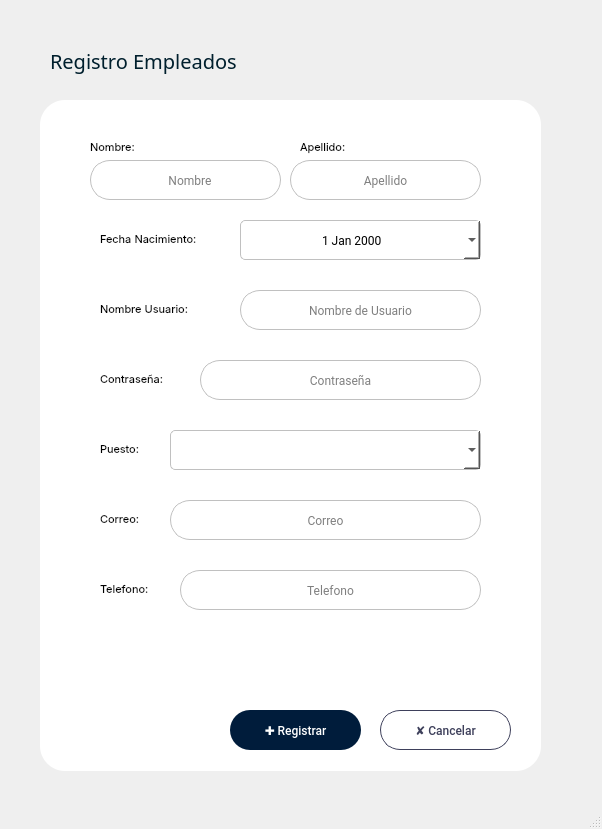
<?xml version="1.0" encoding="UTF-8"?>
<ui version="4.0">
 <class>MainWindow</class>
 <widget class="QMainWindow" name="MainWindow">
  <property name="geometry">
   <rect>
    <x>0</x>
    <y>0</y>
    <width>602</width>
    <height>829</height>
   </rect>
  </property>
  <property name="windowTitle">
   <string>MainWindow</string>
  </property>
  <widget class="QWidget" name="centralwidget">
   <widget class="QLabel" name="label">
    <property name="geometry">
     <rect>
      <x>50</x>
      <y>30</y>
      <width>311</width>
      <height>61</height>
     </rect>
    </property>
    <property name="font">
     <font>
      <family>Poppins SemiBold</family>
      <pointsize>15</pointsize>
      <weight>50</weight>
      <bold>false</bold>
     </font>
    </property>
    <property name="styleSheet">
     <string notr="true">QLabel {color: #001f2d}</string>
    </property>
    <property name="text">
     <string>Registro Empleados</string>
    </property>
   </widget>
   <widget class="QFrame" name="frame">
    <property name="geometry">
     <rect>
      <x>40</x>
      <y>100</y>
      <width>501</width>
      <height>671</height>
     </rect>
    </property>
    <property name="styleSheet">
     <string notr="true">QFrame {
	background: #fff;
	border: #c0c0c0;
	border-radius: 25px;
}</string>
    </property>
    <property name="frameShape">
     <enum>QFrame::StyledPanel</enum>
    </property>
    <property name="frameShadow">
     <enum>QFrame::Raised</enum>
    </property>
    <widget class="QLabel" name="label_6">
     <property name="geometry">
      <rect>
       <x>60</x>
       <y>270</y>
       <width>91</width>
       <height>18</height>
      </rect>
     </property>
     <property name="font">
      <font>
       <family>Inter</family>
       <pointsize>8</pointsize>
      </font>
     </property>
     <property name="styleSheet">
      <string notr="true">QLabel {
border: none;
}</string>
     </property>
     <property name="text">
      <string>Contraseña:</string>
     </property>
    </widget>
    <widget class="QLabel" name="label_5">
     <property name="geometry">
      <rect>
       <x>60</x>
       <y>200</y>
       <width>131</width>
       <height>18</height>
      </rect>
     </property>
     <property name="font">
      <font>
       <family>Inter</family>
       <pointsize>8</pointsize>
      </font>
     </property>
     <property name="styleSheet">
      <string notr="true">QLabel {
border: none;
}</string>
     </property>
     <property name="text">
      <string>Nombre Usuario:</string>
     </property>
    </widget>
    <widget class="QLabel" name="label_3">
     <property name="geometry">
      <rect>
       <x>50</x>
       <y>38</y>
       <width>71</width>
       <height>18</height>
      </rect>
     </property>
     <property name="font">
      <font>
       <family>Inter</family>
       <pointsize>8</pointsize>
      </font>
     </property>
     <property name="styleSheet">
      <string notr="true">QLabel {
border: none;
}</string>
     </property>
     <property name="text">
      <string>Nombre:</string>
     </property>
    </widget>
    <widget class="QLabel" name="label_8">
     <property name="geometry">
      <rect>
       <x>60</x>
       <y>410</y>
       <width>61</width>
       <height>18</height>
      </rect>
     </property>
     <property name="font">
      <font>
       <family>Inter</family>
       <pointsize>8</pointsize>
      </font>
     </property>
     <property name="styleSheet">
      <string notr="true">QLabel {
border: none;
}
</string>
     </property>
     <property name="text">
      <string>Correo:</string>
     </property>
    </widget>
    <widget class="QLabel" name="label_9">
     <property name="geometry">
      <rect>
       <x>60</x>
       <y>480</y>
       <width>71</width>
       <height>18</height>
      </rect>
     </property>
     <property name="font">
      <font>
       <family>Inter</family>
       <pointsize>8</pointsize>
      </font>
     </property>
     <property name="styleSheet">
      <string notr="true">QLabel {
border: none;
}
</string>
     </property>
     <property name="text">
      <string>Telefono:</string>
     </property>
    </widget>
    <widget class="QLabel" name="label_7">
     <property name="geometry">
      <rect>
       <x>60</x>
       <y>340</y>
       <width>61</width>
       <height>18</height>
      </rect>
     </property>
     <property name="font">
      <font>
       <family>Inter</family>
       <pointsize>8</pointsize>
      </font>
     </property>
     <property name="styleSheet">
      <string notr="true">QLabel {
border: none;
}</string>
     </property>
     <property name="text">
      <string>Puesto:</string>
     </property>
    </widget>
    <widget class="QLabel" name="label_4">
     <property name="geometry">
      <rect>
       <x>260</x>
       <y>38</y>
       <width>71</width>
       <height>18</height>
      </rect>
     </property>
     <property name="font">
      <font>
       <family>Inter</family>
       <pointsize>8</pointsize>
      </font>
     </property>
     <property name="styleSheet">
      <string notr="true">QLabel {
border: none;
}</string>
     </property>
     <property name="text">
      <string>Apellido:</string>
     </property>
    </widget>
    <widget class="QLineEdit" name="txtNombreE">
     <property name="geometry">
      <rect>
       <x>50</x>
       <y>60</y>
       <width>191</width>
       <height>40</height>
      </rect>
     </property>
     <property name="font">
      <font>
       <family>Roboto</family>
       <pointsize>9</pointsize>
      </font>
     </property>
     <property name="focusPolicy">
      <enum>Qt::StrongFocus</enum>
     </property>
     <property name="toolTipDuration">
      <number>1</number>
     </property>
     <property name="styleSheet">
      <string notr="true">QLineEdit {
	border: 1px solid #c0c0c0;
	border-radius: 20px;
	background: #fff;
}</string>
     </property>
     <property name="alignment">
      <set>Qt::AlignCenter</set>
     </property>
     <property name="placeholderText">
      <string>   Nombre</string>
     </property>
    </widget>
    <widget class="QLineEdit" name="txtApellidoE">
     <property name="geometry">
      <rect>
       <x>250</x>
       <y>60</y>
       <width>191</width>
       <height>40</height>
      </rect>
     </property>
     <property name="font">
      <font>
       <family>Roboto</family>
       <pointsize>9</pointsize>
      </font>
     </property>
     <property name="focusPolicy">
      <enum>Qt::StrongFocus</enum>
     </property>
     <property name="toolTipDuration">
      <number>1</number>
     </property>
     <property name="styleSheet">
      <string notr="true">QLineEdit {
	border: 1px solid #c0c0c0;
	border-radius: 20px;
	background: #fff;
}</string>
     </property>
     <property name="alignment">
      <set>Qt::AlignCenter</set>
     </property>
     <property name="placeholderText">
      <string>Apellido</string>
     </property>
    </widget>
    <widget class="QLineEdit" name="txtNickname">
     <property name="geometry">
      <rect>
       <x>200</x>
       <y>190</y>
       <width>241</width>
       <height>40</height>
      </rect>
     </property>
     <property name="font">
      <font>
       <family>Roboto</family>
       <pointsize>9</pointsize>
      </font>
     </property>
     <property name="focusPolicy">
      <enum>Qt::StrongFocus</enum>
     </property>
     <property name="toolTipDuration">
      <number>1</number>
     </property>
     <property name="styleSheet">
      <string notr="true">QLineEdit {
	border: 1px solid #c0c0c0;
	border-radius: 20px;
	background: #fff;
}</string>
     </property>
     <property name="alignment">
      <set>Qt::AlignCenter</set>
     </property>
     <property name="placeholderText">
      <string>Nombre de Usuario</string>
     </property>
    </widget>
    <widget class="QLineEdit" name="txtPassword">
     <property name="geometry">
      <rect>
       <x>160</x>
       <y>260</y>
       <width>281</width>
       <height>40</height>
      </rect>
     </property>
     <property name="font">
      <font>
       <family>Roboto</family>
       <pointsize>9</pointsize>
      </font>
     </property>
     <property name="focusPolicy">
      <enum>Qt::StrongFocus</enum>
     </property>
     <property name="toolTipDuration">
      <number>1</number>
     </property>
     <property name="styleSheet">
      <string notr="true">QLineEdit {
	border: 1px solid #c0c0c0;
	border-radius: 20px;
	background: #fff;
}</string>
     </property>
     <property name="alignment">
      <set>Qt::AlignCenter</set>
     </property>
     <property name="placeholderText">
      <string>Contraseña</string>
     </property>
    </widget>
    <widget class="QLineEdit" name="txtCorreoE">
     <property name="geometry">
      <rect>
       <x>130</x>
       <y>400</y>
       <width>311</width>
       <height>40</height>
      </rect>
     </property>
     <property name="font">
      <font>
       <family>Roboto</family>
       <pointsize>9</pointsize>
      </font>
     </property>
     <property name="focusPolicy">
      <enum>Qt::StrongFocus</enum>
     </property>
     <property name="toolTipDuration">
      <number>1</number>
     </property>
     <property name="styleSheet">
      <string notr="true">QLineEdit {
	border: 1px solid #c0c0c0;
	border-radius: 20px;
	background: #fff;
}</string>
     </property>
     <property name="alignment">
      <set>Qt::AlignCenter</set>
     </property>
     <property name="placeholderText">
      <string>Correo</string>
     </property>
    </widget>
    <widget class="QLineEdit" name="txtTelefonoE">
     <property name="geometry">
      <rect>
       <x>140</x>
       <y>470</y>
       <width>301</width>
       <height>40</height>
      </rect>
     </property>
     <property name="font">
      <font>
       <family>Roboto</family>
       <pointsize>9</pointsize>
      </font>
     </property>
     <property name="focusPolicy">
      <enum>Qt::StrongFocus</enum>
     </property>
     <property name="toolTipDuration">
      <number>1</number>
     </property>
     <property name="styleSheet">
      <string notr="true">QLineEdit {
	border: 1px solid #c0c0c0;
	border-radius: 20px;
	background: #fff;
}</string>
     </property>
     <property name="alignment">
      <set>Qt::AlignCenter</set>
     </property>
     <property name="placeholderText">
      <string>Telefono</string>
     </property>
    </widget>
    <widget class="QComboBox" name="cmbPuesto">
     <property name="geometry">
      <rect>
       <x>130</x>
       <y>330</y>
       <width>311</width>
       <height>40</height>
      </rect>
     </property>
     <property name="font">
      <font>
       <family>SF UI Display SemBd</family>
       <pointsize>9</pointsize>
      </font>
     </property>
     <property name="focusPolicy">
      <enum>Qt::StrongFocus</enum>
     </property>
     <property name="toolTipDuration">
      <number>3</number>
     </property>
     <property name="autoFillBackground">
      <bool>false</bool>
     </property>
     <property name="styleSheet">
      <string notr="true">QComboBox {
	border: 1px solid #c0c0c0;
	border-radius: 5px;
	background: #fff;
	text-align: center;
}</string>
     </property>
     <property name="currentIndex">
      <number>-1</number>
     </property>
     <property name="frame">
      <bool>true</bool>
     </property>
     <item>
      <property name="text">
       <string>Administrador</string>
      </property>
     </item>
     <item>
      <property name="text">
       <string>Cajero</string>
      </property>
     </item>
     <item>
      <property name="text">
       <string>Vendedor</string>
      </property>
     </item>
     <item>
      <property name="text">
       <string>Auxiliar de piso</string>
      </property>
     </item>
     <item>
      <property name="text">
       <string>Almacen</string>
      </property>
     </item>
    </widget>
    <widget class="QPushButton" name="btnRegistrarE">
     <property name="geometry">
      <rect>
       <x>190</x>
       <y>610</y>
       <width>131</width>
       <height>40</height>
      </rect>
     </property>
     <property name="font">
      <font>
       <family>Roboto Medium</family>
       <pointsize>9</pointsize>
      </font>
     </property>
     <property name="styleSheet">
      <string notr="true">QPushButton {
	background: #001c3b;
	border-radius: 20px;
	color: #fff
}</string>
     </property>
     <property name="text">
      <string>✚ Registrar</string>
     </property>
    </widget>
    <widget class="QPushButton" name="btnCancelarE">
     <property name="geometry">
      <rect>
       <x>340</x>
       <y>610</y>
       <width>131</width>
       <height>40</height>
      </rect>
     </property>
     <property name="font">
      <font>
       <family>Roboto Medium</family>
       <pointsize>9</pointsize>
      </font>
     </property>
     <property name="styleSheet">
      <string notr="true">QPushButton {
	border: 1px solid #3e405b;
	border-radius: 20px;
	color: #3e405b;
}</string>
     </property>
     <property name="text">
      <string>✘ Cancelar</string>
     </property>
    </widget>
    <widget class="QLabel" name="label_10">
     <property name="geometry">
      <rect>
       <x>60</x>
       <y>130</y>
       <width>141</width>
       <height>18</height>
      </rect>
     </property>
     <property name="font">
      <font>
       <family>Inter</family>
       <pointsize>8</pointsize>
      </font>
     </property>
     <property name="styleSheet">
      <string notr="true">QLabel {
border: none;
}
</string>
     </property>
     <property name="text">
      <string>Fecha Nacimiento:</string>
     </property>
    </widget>
    <widget class="QDateEdit" name="dateEmpleado">
     <property name="geometry">
      <rect>
       <x>200</x>
       <y>120</y>
       <width>241</width>
       <height>40</height>
      </rect>
     </property>
     <property name="font">
      <font>
       <family>Roboto</family>
       <pointsize>9</pointsize>
      </font>
     </property>
     <property name="styleSheet">
      <string notr="true">* {
	border: 1px solid #c0c0c0;
	border-radius: 5px;
	background: #fff;
	text-align: center;
}</string>
     </property>
     <property name="alignment">
      <set>Qt::AlignCenter</set>
     </property>
     <property name="calendarPopup">
      <bool>true</bool>
     </property>
    </widget>
    <widget class="QLabel" name="lblEstado">
     <property name="geometry">
      <rect>
       <x>60</x>
       <y>550</y>
       <width>381</width>
       <height>20</height>
      </rect>
     </property>
     <property name="font">
      <font>
       <family>Roboto</family>
       <weight>75</weight>
       <bold>true</bold>
      </font>
     </property>
     <property name="styleSheet">
      <string notr="true">* {color: #a60f23}</string>
     </property>
     <property name="text">
      <string/>
     </property>
     <property name="alignment">
      <set>Qt::AlignCenter</set>
     </property>
    </widget>
   </widget>
  </widget>
  <widget class="QStatusBar" name="statusbar"/>
 </widget>
 <tabstops>
  <tabstop>txtNombreE</tabstop>
  <tabstop>txtApellidoE</tabstop>
  <tabstop>dateEmpleado</tabstop>
  <tabstop>txtNickname</tabstop>
  <tabstop>txtPassword</tabstop>
  <tabstop>cmbPuesto</tabstop>
  <tabstop>txtCorreoE</tabstop>
  <tabstop>txtTelefonoE</tabstop>
  <tabstop>btnRegistrarE</tabstop>
  <tabstop>btnCancelarE</tabstop>
 </tabstops>
 <resources/>
 <connections/>
</ui>
